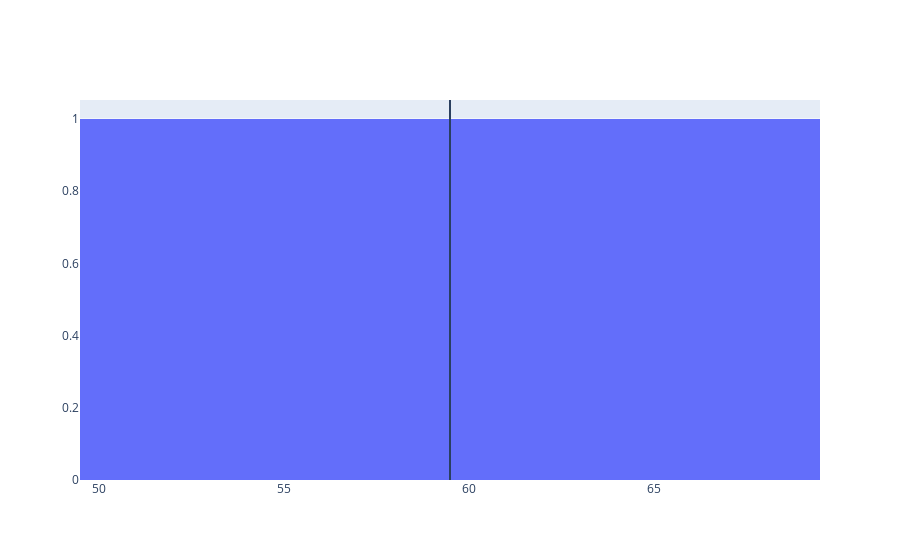

The notebook cell this image was saved under:
### Code cell
from plotly import graph_objects as go

fig = go.Figure()

r = [i for i in range(50,70)]
fig.add_trace(go.Histogram(x=r,nbinsx=20))
fig.add_vline(x=np.mean(r))

### Figure 1 — Plotly figure (JSON) as saved in the notebook; plotly's stock layout.template omitted (floating-point values rounded to 4 significant figures)
{"data": [{"nbinsx": 20, "type": "histogram", "x": [50, 51, 52, 53, 54, 55, 56, 57, 58, 59, 60, 61, 62, 63, 64, 65, 66, 67, 68, 69]}], "layout": {"shapes": [{"type": "line", "x0": 59.5, "x1": 59.5, "xref": "x", "y0": 0, "y1": 1, "yref": "y domain"}]}}
